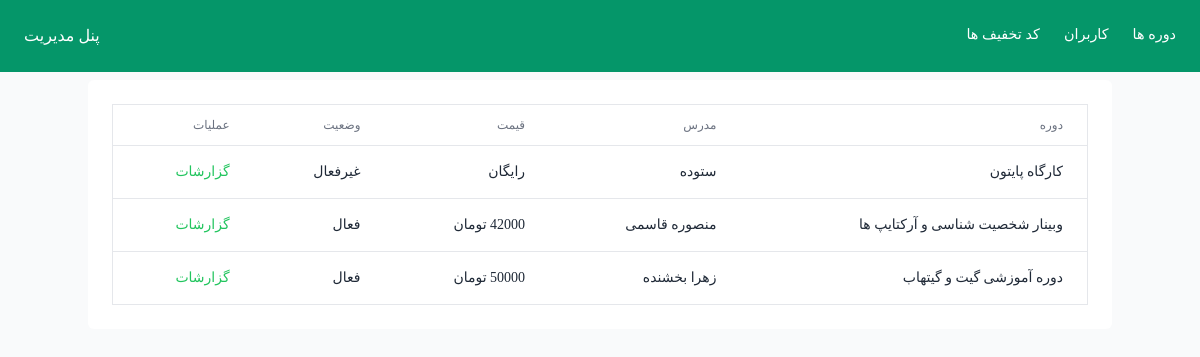
Before: /manage/events (signed in) with the older database file.
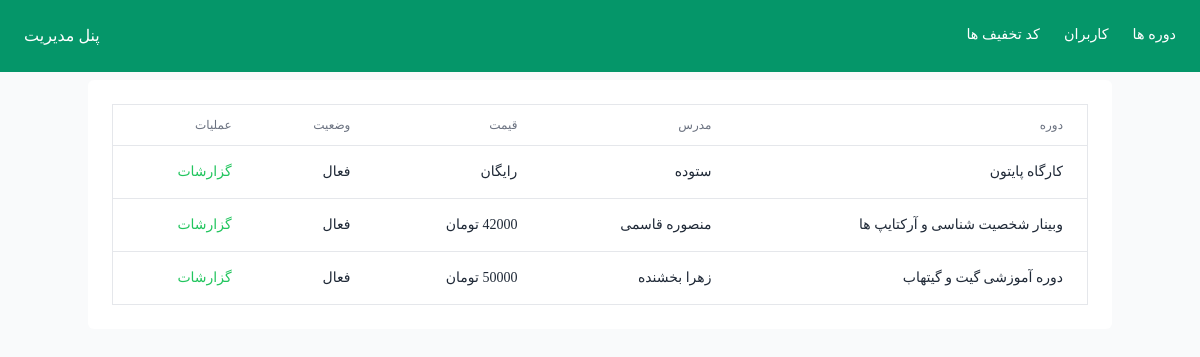
After: the same page with the newer database file.
### events_module/models.py (models this page shows, shortened)
class Event(models.Model):
    title = models.CharField(max_length=255, null=True, verbose_name="عنوان رویداد")
    description = models.TextField(null=True, verbose_name="توضیحات رویداد")
    start_date = models.CharField(max_length=255, verbose_name="تاریخ شروع")
    place = models.CharField(max_length=255, null=True, blank=True, verbose_name="محل برگزاری")
    days_of_week = models.TextField(null=True, blank=True, verbose_name="روزهای برگزاری")
    teacher = models.CharField(max_length=250, null=True, verbose_name="نام مدرس")
    price = models.IntegerField(null=True, verbose_name="هزینه رویداد")
    capacity = models.IntegerField(default=0, null=True, verbose_name="ظرفیت دوره")
    image = models.ImageField(upload_to='events', verbose_name="تصویر")
    slug = models.CharField(max_length=255, null=True, verbose_name="لینک")
    status = models.BooleanField(default=False, verbose_name="فعال/غیرفعال")
    class Meta:
        verbose_name = "رویداد"
        verbose_name_plural = "رویدادها"

### manage_module/views.py (the view)
# urls.py: path('events', views.ManageEvents.as_view(), name='events'),
class ManageEvents(View):
    def get(self, request):
        if request.user.is_authenticated:
            if request.user.is_superuser:
                events = Event.objects.all()
                return render(request, 'module/manage_events.html', {'events': events})
        return HttpResponse("ظاهرا گم شدید")

### manage_module/templates/module/manage_events.html (shortened to what this page needs)
{% extends 'partial/admin.html' %}
{% block content %}
    <section class="bg-white my-2 rounded-md mx-auto container p-6">
        <div class="flex flex-col">
            <div class="-m-1.5 overflow-x-auto">
                <div class="p-1.5 min-w-full inline-block align-middle">
                    <div class="border overflow-hidden dark:border-gray-700">
                        <table class="min-w-full divide-y divide-gray-200 dark:divide-gray-700">
                            <thead>
                            <tr>
                                <th scope="col"
                                    class="px-6 py-3 text-start text-xs font-medium text-gray-500 uppercase azar-bold">
                                    دوره
                                </th>
                                <th scope="col"
                                    class="px-6 py-3 text-start text-xs font-medium text-gray-500 uppercase azar-bold">
                                    مدرس
                                </th>
                                <th scope="col"
                                    class="px-6 py-3 text-start text-xs font-medium text-gray-500 uppercase azar-bold">
                                    قیمت
                                </th>
                                <th scope="col"
                                    class="px-6 py-3 text-start text-xs font-medium text-gray-500 uppercase azar-bold">
                                    وضعیت
                                </th>
                                <th scope="col"
                                    class="px-6 py-3 text-start text-xs font-medium text-gray-500 uppercase azar-bold">
                                    عملیات
                                </th>
                            </tr>
                            </thead>
                            <tbody class="divide-y divide-gray-200 dark:divide-gray-700">
                            {% for item in events %}
                                <tr>
                                    <td class="px-6 py-4 whitespace-nowrap text-sm font-medium text-gray-800 dark:text-gray-200">
                                        {{ item.title }}
                                    </td>
                                    <td class="px-6 py-4 whitespace-nowrap text-sm text-gray-800 dark:text-gray-200">{{ item.teacher }}</td>
                                    <td class="px-6 py-4 whitespace-nowrap text-sm text-gray-800 dark:text-gray-200">
                                        {% if item.price == 0 %}
                                            رایگان
                                            {% else %}
                                            {{ item.price }} تومان
                                        {% endif %}
                                    </td>
                                    <td class="px-6 py-4 whitespace-nowrap text-sm text-gray-800 dark:text-gray-200">
                                        {% if item.status == True %}
                                            فعال
                                            {% else %}
                                            غیرفعال
                                        {% endif %}
                                    </td>
                                    <td class="px-6 py-4 whitespace-nowrap text-sm text-green-500 dark:text-gray-200">
                                        <a href="{% url 'manage:show_event' item.id %}">گزارشات</a>
                                    </td>
                                </tr>
                            {% endfor %}
                            </tbody>
                        </table>
                    </div>
                </div>
            </div>
        </div>
    </section>
{% endblock %}

Changed rows visible on the page:
changed Event "کارگاه پایتون": status "غیرفعال" → "فعال"
